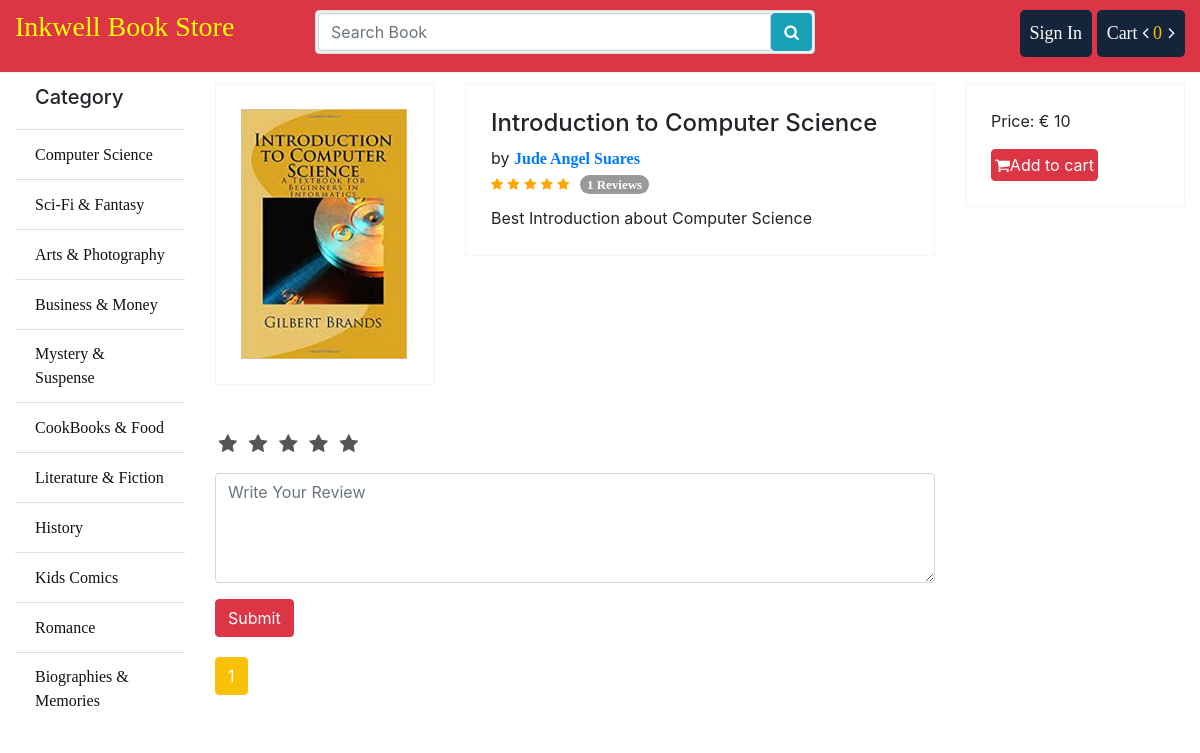
The app's page /book/13 with its own data.
### store/models.py (models this page shows, shortened)
class Category(models.Model):
	name = models.CharField(max_length = 100)
	slug = models.SlugField(max_length = 150, unique=True ,db_index=True)
	icon = models.FileField(upload_to = "category/")
	create_at = models.DateTimeField(auto_now_add = True)
	updated_at = models.DateTimeField(auto_now_add = True)

class Book(models.Model):
	writer = models.ForeignKey(Writer, on_delete = models.CASCADE)
	category = models.ForeignKey(Category, on_delete = models.CASCADE)
	name = models.CharField(max_length = 100)
	slug = models.SlugField(max_length=100, db_index=True)
	price = models.IntegerField()
	stock = models.IntegerField()
	coverpage = models.FileField(upload_to = "coverpage/")
	bookpage = models.FileField(upload_to = "bookpage/")
	created = models.DateTimeField(auto_now_add=True)
	updated = models.DateTimeField(auto_now=True)
	totalreview = models.IntegerField(default=1)
	totalrating = models.IntegerField(default=5)
	status = models.IntegerField(default=0)
	description = models.TextField()

class Writer(models.Model):
	name = models.CharField(max_length = 100)
	slug = models.SlugField(max_length=150, unique=True ,db_index=True)
	bio = models.TextField()
	pic = models.FileField(upload_to = "writer/")
	create_at = models.DateTimeField(auto_now_add = True)
	updated_at = models.DateTimeField(auto_now_add = True)
	def __str__(self):
		return self.name

### store/views.py (the view, shortened to what this page needs)
# urls.py: path('book/<int:id>', views.get_book, name="book"),
def get_book(request, id):
    form = ReviewForm(request.POST or None)
    book = get_object_or_404(Book, id=id)
    rbooks = Book.objects.filter(category_id=book.category.id)
    r_review = Review.objects.filter(book_id=id).order_by('-created')
    paginator = Paginator(r_review, 4)
    page = request.GET.get('page')
    rreview = paginator.get_page(page)
    context = {
        "book":book,
        "rbooks": rbooks,
        "form": form,
        "rreview": rreview
    }
    return render(request, "store/book.html", context)

### store/forms.py
class ReviewForm(forms.ModelForm):
    review_star = forms.IntegerField(widget=forms.HiddenInput(), initial=1)
    review_text = forms.CharField(widget=forms.Textarea(attrs={'rows': 4, 'placeholder': 'Write Your Review'}))
    class Meta:
        model = Review
        fields = [
            'review_star',
            'review_text'
        ]
    def __init__(self, *args, **kwargs):
        super(ReviewForm, self).__init__(*args, **kwargs)
        self.helper = FormHelper()
        self.helper.form_show_labels = False

### cart/cart.py (called while the page is built)
    def __len__(self):
        return sum(item['quantity'] for item in self.cart.values())

### store/context_processors.py (called while the page is built)
def sidebar(request):
	categories = Category.objects.all()
	context = {
		"cat":categories
	}
	return context

def cart(request):
	cart = Cart(request)
	context = {
		"cart": cart
	}
	return context

### store/templates/store/book.html (shortened to what this page needs)
{% extends 'store/base.html' %}
{% load static %}
{% load crispy_forms_tags %}
{% load customfunction %}
{% block container %}
			<div class="row">
				<div class="col-sm-12">
					<div class="row">
						<div class="col-sm-3">
							<div class="grid-item">
								<div class="view-details" style="cursor:pointer">
									<img id="product_image" class="lookInsideImg" src="{{ book.coverpage.url }}">
								</div>
							</div>
						</div>
						<div class="col-sm-6">
							<div class="product-information">
								<h4>{{ book.name }}</h4>
								<p style="margin: 0px">by <a style="font-weight:bold" href="{% url 'store:writer' id=book.writer.id %}">{{ book.writer }}</a></p>
								<div class='rating'>
									{{ book.totalrating|averagerating:book.totalreview }}
									<a href='#getreview'><span class='totalrating'>{{ book.totalreview}} Reviews</span></a>
								</div>
								<article class="text-justify" style="margin-top:10px;">
									{{ book.description }}
								</article>
							</div>
						</div>
						<div class="col-sm-3">
							<div class="pricebox">
								<p>Price: €<span> {{ book.price }}</span></p>
								<button class="btn btn-danger" id="addTocart" data-book-id="{{ book.id }}">
									<i class="fa fa-shopping-cart""></i>Add to cart
								</button>
							</div>
						</div>
					</div>
				</div>
			    <div class="col-sm-9 mt-5" id="getreview">
					<div class="rating-stars text-left">
						<ul id="stars">
						  <li id="azaa" class="star" data-value="1"> <i class="fa fa-star fa-fw"></i> </li>
						  <li id="azbb" class="star" data-value="2"> <i class="fa fa-star fa-fw"></i> </li>
						  <li id="azcc" class="star" data-value="3"> <i class="fa fa-star fa-fw"></i> </li>
						  <li id="azdd" class="star" data-value="4"> <i class="fa fa-star fa-fw"></i> </li>
						  <li id="azee" class="star" data-value="5"> <i class="fa fa-star fa-fw"></i> </li>
						</ul>
					</div>
				   <form action="" method="POST" class="needs-validation" novalidate="">
						<div class="form-group">
							{{ form.review_text|as_crispy_field }}
						</div>
						<div class="form-group">
							<button class="btn btn-danger" type="submit" style="color: #fff">Submit </button>
						</div>
				   </form>
					<div class="d-pagination">
					    <ul class="pagination">
						{% for ord in rreview.paginator.page_range %}
							{% if rreview.number == ord %}
								<li class="page-item active">
									<span class="page-link">{{ ord }}
									</span>
								</li>
							{% elif ord > rreview.number|add:'-3' and ord < rreview.number|add:'3' %}
								<li class="page-item">
									<a class="page-link" href="?page={{ ord }}">{{ ord }}</a>
								</li>
							{% endif %}
						{% endfor %}
					    </ul>
					</div>
				</div>
			</div>
{% endblock %}

### store/templates/store/bin/sidebar.html
			<ul class="list-group list-group-flush">
				<li class="list-group-item"><h5>Category</h5></li>
				{% for p in cat %}
				<li class="list-group-item"><a href="{% url 'store:category' id=p.id %}">{{p.name}}</a></li>
				{% endfor %}
			</ul>

### static/css/style.css (style rules this page uses)
.titleheader > h3, a { font-family: "Times New Roman", Times, serif; display: inline-block; }
.totalrating { display: inline-block; min-width: 10px; padding: 3px 7px; font-weight: bold; line-height: 1; color: #fff; text-align: center; white-space: nowrap; background-color: #999; border-radius: 10px; margin-left: 6px; }
.rating span { font-size: 13px; }
.checked { color: orange; }
ul li { list-style: none; }
.list-group li a { color: #111; }
.page-link { color: #111!important; }
.page-item.active .page-link { z-index: 1; color: #fff!important; background-color: #fac10a!important; border-color: #ffc107!important; }
.book-wrapper .btn, .pricebox .btn { padding: 3px }
.view-details { position: relative; border: 1px solid #F7F7F0; padding:25px; overflow: hidden; margin-top: 10px; }
.view-details img { max-height: 250px; transition: all 0.3s ease-in-out; }
.product-information, .pricebox { border: 1px solid #F7F7F0; padding:25px; margin-top: 10px; }
.rating-stars ul, .review-stars ul { list-style-type:none; padding:0; -moz-user-select:none; -webkit-user-select:none; }
.rating-stars ul > li.star { display:inline-block; }
.rating-stars ul > li.star > i.fa { color:#555; }
.rating-stars ul > li.star > i.fa { font-size:20px; }
.d-pagination { margin-top: 20px; }

### records on screen
Category: name "Computer Science"
Category: name "Sci-Fi & Fantasy"
Category: name "Arts & Photography"
Category: name "Business & Money"
Category: name "Mystery & Suspense"
Category: name "CookBooks & Food"
Category: name "Literature & Fiction"
Category: name "History"
Category: name "Kids Comics"
Category: name "Romance"
Category: name "Biographies & Memories"
Book: coverpage (picture), name "Introduction to Computer Science", writer "Jude Angel Suares", totalreview "1", description "Best Introduction about Computer Science", price "10"

### other values on screen
{{ cart|length }} "0"
{{ ord }} "1"
